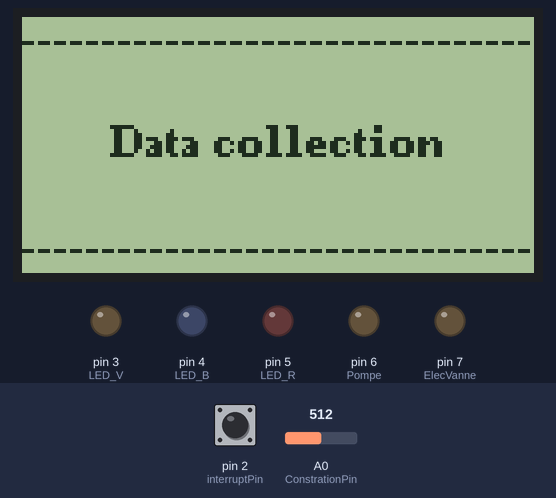
The sketch below on a simulated Arduino Uno, built with avr-gcc and run on an emulated ATmega328P. On the bench: 128×64 one-colour display, output pins drawn as LEDs (lit = HIGH). The inputs (shaded band) are chosen by the test bench; at power-on: A0 (ConstrationPin) = 512, pin 2 (interruptPin) HIGH. What the sketch prints to the serial monitor is not drawn.

Above: at 5.2 s.
At 17.0 s:
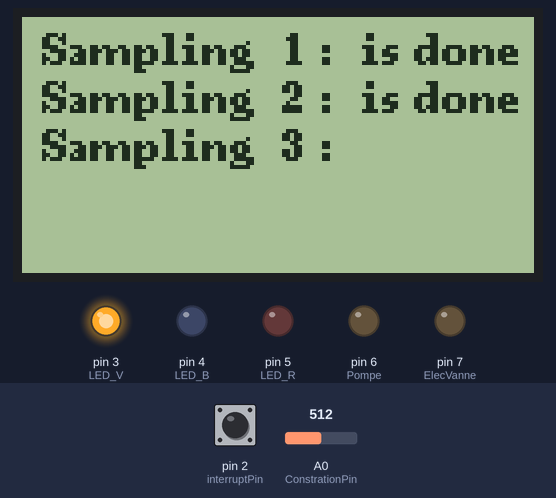
17.1 s: A0 (ConstrationPin) set to 233
At 26.8 s:
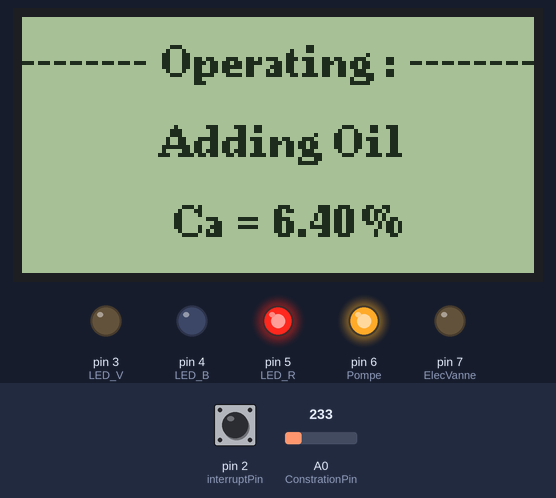
27.1 s: A0 (ConstrationPin) set to 209
Timing chart, 0 to 30.1 s (numbered marks = the images above; inputs shaded):
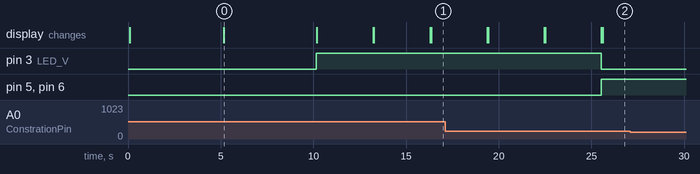

The sketch:

emulsion_parameters_control_FSM.ino
```cpp
#include <Arduino.h>
#include <U8g2lib.h>  // LCD

#ifdef U8X8_HAVE_HW_SPI // use hardware SPI
#include <SPI.h>
#endif

// LCD: ST7920 128x64 (software SPI)
// clock=en=13 , data=MOSI=R/W=11 , CS=ss=RS=10, reset=8;
U8G2_ST7920_128X64_F_SW_SPI u8g2(U8G2_R0, 13, 11, 10, 8);


/* --------------------------- Pins --------------------------- */
const byte interruptPin = 2;    // Machine ON/OFF input (digital)
const byte LED_V = 3;           // OK / No correction
const byte LED_B = 4;           // Adding water indicator
const byte LED_R = 5;           // Adding oil indicator
const byte Pompe = 6;           // Oil pump contactor
const byte ElecVanne = 7;       // Water electrovalve
const byte ConstrationPin = A0; // Analog sensor input (refractometer 4–20mA -> resistor)


/* ------------------------- Variables ------------------------- */
volatile bool SMach = true;            // machine ON/OFF
bool ErrColl = false;                  // sampling / reading error
bool ErrAdd  = false;                  // correction error
float SommMDC, ConAverage, dev, T = 0; // sum of MDC(main data collection), concentration average
int NbrMDC = 0;                        // number of samples

// Sensor scaling (4–20 mA -> 6–9%)
const float resistance = 275.0;  // Ohm
const float courant_min = 4.0;   // mA
const float courant_max = 20.0;  // mA
const float con_min = 6.00;      // %
const float con_max = 9.00;      // %
float coeff_a = (con_max - con_min) / (courant_max - courant_min);
float coeff_b = con_min - coeff_a * courant_min;


/* ---------------------- State machine ---------------------- */
enum State {
  S_Init,           // initialization and idle state
  S_DataColl,       // data collection state
  S_AddDec,         // addition decision state
  S_AddWater,       // water addition state
  S_AddOil,         // oil addition state
  S_Verify          // verification state
};

volatile State StateMachine = S_Init;

void setup() {
 	Serial.begin(115200);

  //AnalogRead
  analogReference(DEFAULT);
  pinMode(ConstrationPin, INPUT_PULLUP);

  //interrupt Machine ON/OFF
  pinMode(interruptPin, INPUT_PULLUP);
  //interruptPin(2) switches from LOW to HIGH
 	attachInterrupt(digitalPinToInterrupt(interruptPin), IsrOff, HIGH);
  //interruptPin(2) switches from HIGH to LOW
  attachInterrupt(digitalPinToInterrupt(interruptPin), IsrOn, LOW);

  //outputs
  pinMode(ElecVanne, OUTPUT);
  pinMode(Pompe, OUTPUT);
  pinMode(LED_B, OUTPUT);
  pinMode(LED_R, OUTPUT);
  pinMode(LED_V, OUTPUT);

  //LCD
  u8g2.begin(); //initialiser lcd
  u8g2.setFont(u8g2_font_ncenB08_tr);	// choose a suitable font
}

void loop() {

  switch(StateMachine){

    case S_Init :
      InitOutputs();
      ErrColl = false;
      ErrAdd = false;

      SendOp("Initialization");
      Draw1R(30, "Initialization");

      // Wait until machine ON and no errors
      while (!(SMach && !ErrColl && !ErrAdd)){
        delay(1000);
      }

      StateMachine = S_DataColl;
    break;

    case S_DataColl :
      if(!SMach || ErrColl || ErrAdd){
        StateMachine = S_Init;
      }else{
        InitOutputs();
        SendOp("Data collection");
        Draw1R(22,"Data collection");
        u8g2.clearBuffer();

        digitalWrite(LED_V, HIGH);

        int i = 1;
	      int row = 12;
        ConAverage = NbrMDC = SommMDC = 0;

        do{
          DrawSimp(row, i);
          delay(3000);

          float MDC = Concentration(analogRead(ConstrationPin));
	        DrawDone(row);

          if(MDC < 6 || MDC >= 9){
            SendOp("Data reading error : pin A0");
            Draw2R(10,"Data reading error :",40, "Pin A0");
            ErrColl = true;
            StateMachine = S_Init;
          }else{
            SendCn(MDC, "Main data collection");
            SommMDC += MDC;
            NbrMDC++;
		        i++;
		        row += 12;
          }
        }while(NbrMDC != 5);

        digitalWrite(LED_V, LOW);

        StateMachine = S_AddDec;
      }
    break;

    case S_AddDec :
      ConAverage = SommMDC/NbrMDC;
      SendCn(ConAverage, "Concentration average");

      if(ConAverage > 8){
        StateMachine = S_AddWater;
      }else if(ConAverage<7){
        StateMachine = S_AddOil;
      }else{
        SendOp("Operationg : No addition");
        Draw2R(25,"Concentration", 30,"is compliant");
        StateMachine = S_DataColl;
      }
    break;

    case S_AddWater :
      dev = T = 0;
      dev = ConAverage - 8.00;
      T = (dev * 60000.0) / 0.1;

      digitalWrite(ElecVanne, HIGH);
      digitalWrite(LED_B, HIGH);

      SendOp("Operating : Adding Water");
	    Draw3R(28, "Adding Water", ConAverage);

      delay(T);

      SendOp("Operating : End of addition");
	    Draw2R(35,"Operating :",20,"End of addition");

      StateMachine = S_Verify;
    break;

    case S_AddOil :
      dev = T = 0;
      dev = 7.00 - ConAverage;
      T = (dev * 20000.0) / 0.1;

      digitalWrite(Pompe, HIGH);
      digitalWrite(LED_R, HIGH);

      SendOp("Operating : Adding Oil");
      Draw3R(35, "Adding Oil", ConAverage);

      delay(T);

      SendOp("Operating : End of addition");
	    Draw2R(35,"Operating :",20,"End of addition");

      StateMachine = S_Verify;
    break;

    case S_Verify :
      SendOp("Operating : Data Collection Verification");
	    Draw2R(35,"Operating :",20,"Verification  . . .");

      delay(3000);

      float DCV = Concentration(analogRead(analogRead(ConstrationPin))); //DCV: Data Collection Verification

      if(DCV < 6 || DCV >= 9){
        SendOp("Data reading error : pin A0");
        Draw2R(10,"Data reading error :",40, "Pin A0");
        ErrColl = true;
        StateMachine = S_Init;
      }else if(DCV <= ConAverage){  // If verification does not improve, flag error
        SendOp("Error : Operation is not executed properly");
        Draw2R(10, "Error : Operation is", 5, "not executed properly");
        ErrAdd = true;
        StateMachine = S_Init;
      }else { // If verification improved, go back to decision
        StateMachine = S_AddDec;
      }
    break;
  }
}


/* ------------------------- Helpers ------------------------- */
void IsrOff(){
 	StateMachine = S_Init;
  SMach = false;
}

void IsrOn(){
 	StateMachine = S_Init;
  SMach = true;
}

void InitOutputs(){
  digitalWrite(Pompe, LOW);
  digitalWrite(ElecVanne, LOW);
  digitalWrite(LED_B, LOW);
  digitalWrite(LED_R, LOW);
  digitalWrite(LED_V, LOW);
}

// ADC -> voltage -> current(mA) -> concentration(%)
float Concentration(int ValAnalogique){
  float tension, courant, concentration = 0;
  tension = ValAnalogique * (5.0 / 1024.0);
  courant = tension / resistance * 1000; // mA
  concentration = coeff_a * courant + coeff_b;
  return concentration;
}


/* ------------------------- Serial sending ------------------------- */

void SendOp(const char *ACTION){
  String mdp = "GEAmdpREQUEST";
  String tab2 = "A";
  String data = "mdp=" + mdp + "&tab=" + tab2 + "&ACTION=" + ACTION + "";
  Serial.println(data);
}

void SendCn(float C, const char *TYPE){
  String mdp = "GEAmdpREQUEST";
  String tab1 = "P";
  String data = "mdp=" + mdp + "&tab=" + tab1 + "&VALEUR=" + C + "&TYPE=" + TYPE + "";
  Serial.println(data);
}


/* ------------------------- LCD drawing ------------------------- */
void Draw1R(int emp, const char *str){
  u8g2.clearBuffer();
  u8g2.drawStr(0,10,"-----------------------------------------------");
  u8g2.drawStr(emp, 35, str);
  u8g2.drawStr(0,62,"-----------------------------------------------");
  u8g2.sendBuffer();
  delay(5000);
}

void Draw2R(int emp1, const char *str1, int emp2, const char *str2){
  u8g2.clearBuffer();
  u8g2.drawStr(0,5,"-----------------------------------------------");
  u8g2.drawStr(emp1, 25, str1);
  u8g2.drawStr(emp2, 45, str2);
  u8g2.drawStr(0,67,"-----------------------------------------------");
  u8g2.sendBuffer();
  delay(5000);
}

void Draw3R(int emp, const char *str, float ConAverage){
  u8g2.clearBuffer();
  u8g2.drawStr(0, 15, "-------- Operating : --------");
  u8g2.drawStr(emp, 35, str);
  u8g2.drawStr(38, 55, "Ca = ");
  u8g2.setCursor(63, 55);
  u8g2.print(ConAverage);
  u8g2.drawStr(85, 55, "%");
  u8g2.sendBuffer();
  delay(5000);
}

void DrawSimp(int row, int NbrMDC){
  u8g2.drawStr(5, row, "Sampling");
  u8g2.setCursor(65, row);
  u8g2.print(NbrMDC);
  u8g2.drawStr(75, row, ":");
  u8g2.sendBuffer();
}
void DrawDone(int row){
  u8g2.drawStr(85, row, "is done");
  u8g2.sendBuffer();
}
```

Measured:
- after the input at 27.1 s, every drawn part: stays the same
- what the display in image 0 shows lasts 5.0 s, from 5.2 s to 10.2 s
